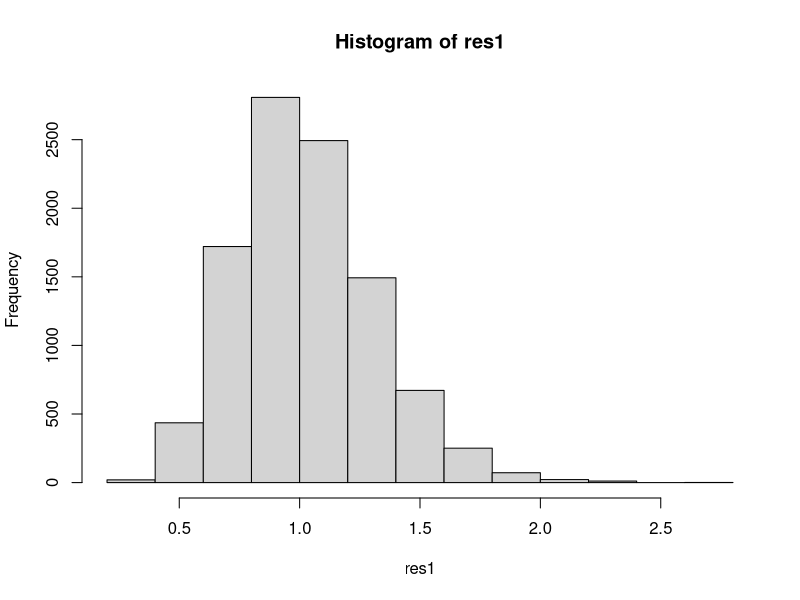
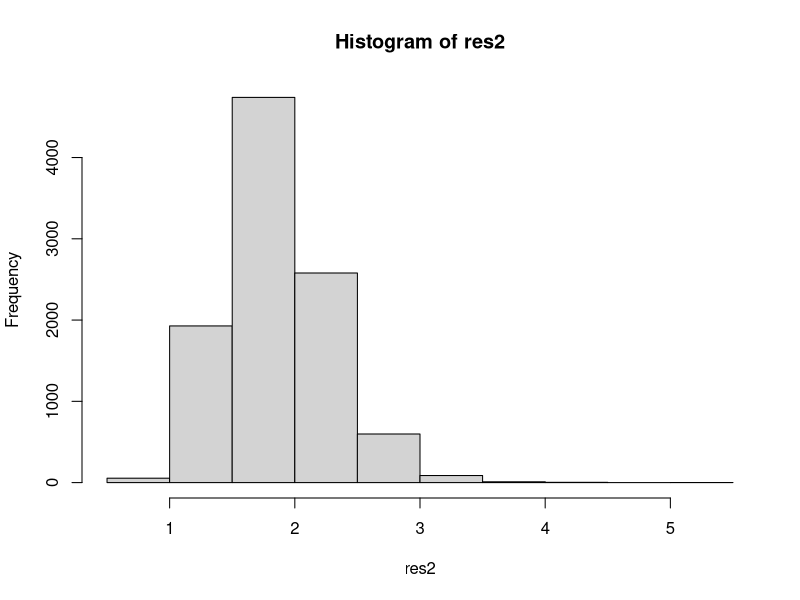
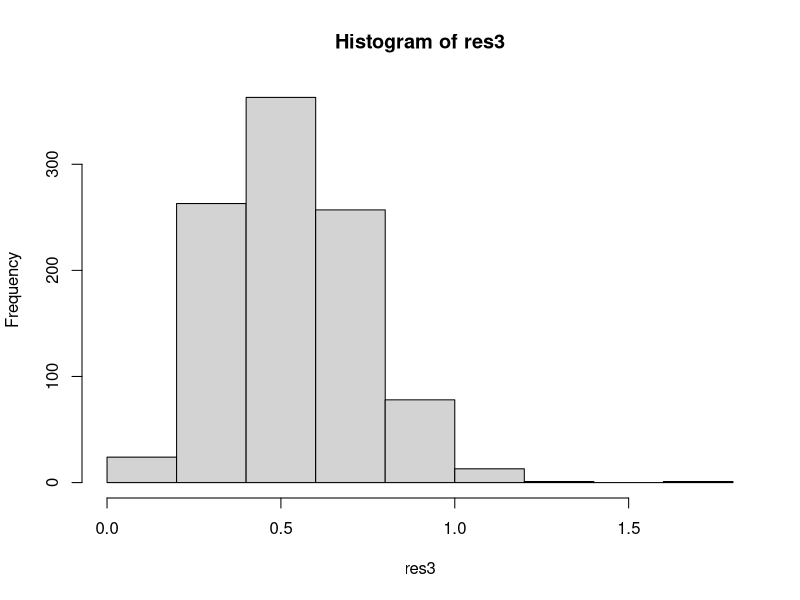

Write the R code that produced these figures, in order.
## ---- chunk 1

gnerate_values<-function(n,k) 
{
  a <- vector()
  while(sum(a)!=n && length(a)!=k)
  {
   tmp <- sample(k, n-k, replace=TRUE)
   a <- as.numeric( table(tmp) ) + 1
  }
  a
}
## ---- chunk 2
f <- function(k)
{
  l <- 100

  y1 <- rnorm(l, 0,1)
  x <-c(gnerate_values(l,k))
  g <- rep(c(1:k), x)
  
  res <- tapply(y1,g, mean)
  max <-which.max(res)
  min <-which.min(res)
  res[max] - res[min]
}
## ---- chunk 3
res1 <-replicate(10000, f(10))
hist(res1)
## ---- chunk 4
res2 <- replicate(10000, f(20))
hist(res2)
## ---- chunk 5
ks.test(res1, res2)
## ---- chunk 6
res3 <- replicate(1000, f(5))
hist(res3)
ks.test(res1, res3)
## ---- chunk 7
ks.test(res2, res3)

